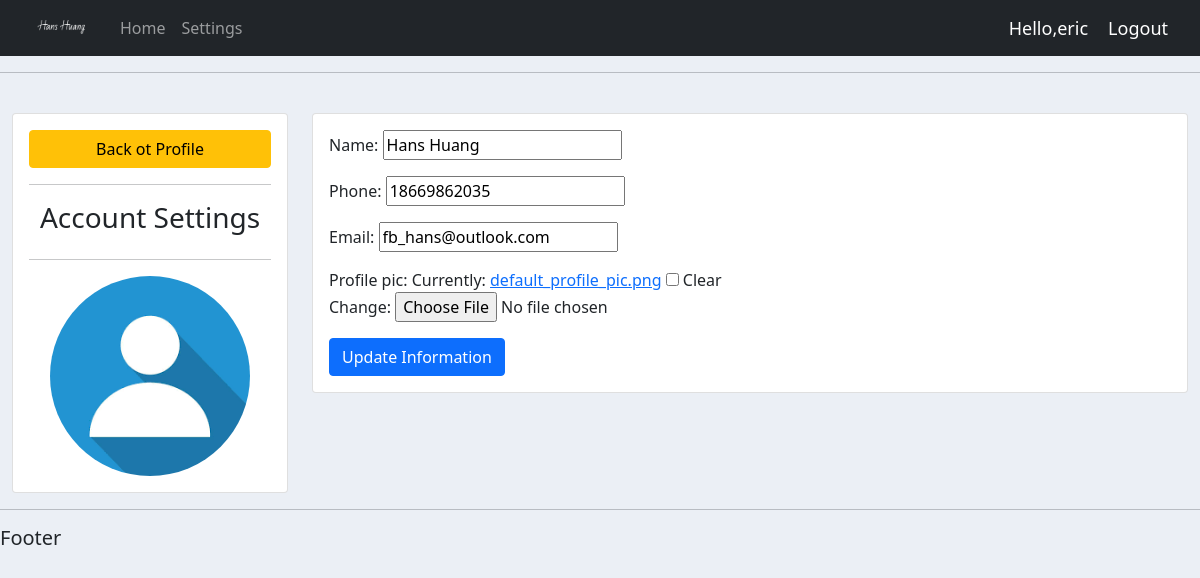
/account/ (signed in), run on the app's committed database.
### accounts/models.py (models this page shows, shortened)
class Customer(models.Model):
    user = models.OneToOneField(User, blank=True, null=True, on_delete=models.CASCADE)
    name = models.CharField(max_length=200, null=True)
    phone = models.CharField(max_length=200, null=True)
    email = models.CharField(max_length=200, null=True)
    profile_pic = models.ImageField(default="default_profile_pic.png", null=True, blank=True)
    date_created = models.DateTimeField(auto_now_add=True, null=True)

### accounts/decorators.py (the view)
        def wrapper_func(request, *args, **kwargs):
            group = None
            if request.user.groups.exists():
                group = request.user.groups.all()[0].name
            if group in allowed_roles:
                return view_func(request, *args, **kwargs)
            else:
                return HttpResponse("You are not authorized to view this page")

### accounts/forms.py
class CustomerForm(ModelForm):
    class Meta:
        model = Customer
        fields = '__all__'
        exclude = ['user']

### accounts/views.py (called while the page is built)
@login_required(login_url='login')
@allowed_user(allowed_roles=['customer'])
def account_settings(request):
    customer = request.user.customer
    form = CustomerForm(instance=customer)
    if request.method == 'POST':
        form = CustomerForm(request.POST, request.FILES, instance=customer)
        if form.is_valid():
            form.save()
    context = {
        'form': form
    }
    return render(request, 'accounts/account_settings.html', context)

### accounts/templates/accounts/account_settings.html (shortened to what this page needs)
{% extends 'base.html' %}
{% load static %}
{% block content %}
    <br>
    <div class="row">
        <div class="col-md-3">
            <div class="card card-body">
                <a class="btn btn-warning" href="{%  url 'home' %}">Back ot Profile</a>
                <hr>
                <h3 style="text-align: center">Account Settings</h3>
                <hr>
                <img class="profile-pic" src="{{ request.user.customer.profile_pic.url }}" >
            </div>
        </div>
        <div class="col-md-9">
            <div class="card card-body">
                <form method="post" action="" enctype="multipart/form-data">
                    {{ form.as_p }}
                    <input class="btn btn-primary" type="submit" value="Update Information">
                </form>
            </div>
        </div>
    </div>
{% endblock %}

### accounts/templates/navbar.html (shortened to what this page needs)
{% load static %}
<nav class="navbar navbar-expand-lg navbar-dark bg-dark">
    <div class="container-fluid">
        <img src="{% static 'images/signature.png' %}" height="30">
        <div class="collapse navbar-collapse" id="navbarNav">
            <ul class="navbar-nav">
                {% if request.user.is_staff %}
                    <li class="nav-item">
                        <a class="nav-link active" aria-current="page" href="{% url 'home' %}">Dashboard</a>
                    </li>
                    <li class="nav-item">
                        <a class="nav-link" href="{% url 'products' %}">Products</a>
                    </li>
                {% else %}
                    <li class="nav-item">
                        <a class="nav-link" href="{% url 'user-page' %}">Home</a>
                    </li>
                    <li class="nav-item">
                        <a class="nav-link" href="{% url 'account' %}">Settings</a>
                    </li>
                {% endif %}
            </ul>
        </div>
        <span class="hello-msg">Hello,{{ request.user }}</span>
        <span><a class="hello-msg" style="text-decoration: none" href="{% url 'logout' %}">Logout</a> </span>
    </div>
</nav>

### static/css/main.css (style rules this page uses)
body { background-color: #ebeff5; }

### accounts/templates/navbar.html (style rules this page uses)
.hello-msg { font-size: 18px; color: white; margin-right: 20px; }

### accounts/templates/accounts/account_settings.html (style rules this page uses)
.profile-pic { max-width: 200px; max-height: 200px; margin: 0 auto; border-radius: 50%; }

### data on the page
Customer: name "Hans Huang", phone "18669862035", email "fb_hans@outlook.com"

### other printed values
{{ request.user }} "eric"
